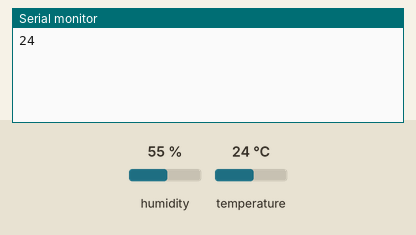
Recording of a sketch running on a simulated Arduino Uno, built with avr-gcc and run on an emulated ATmega328P. Parts: the last lines printed to the serial monitor. The test bench sets the inputs (shaded band); at power-on: temperature 24 °C, humidity 55 %.

Above: at 2.8 s.
2.9 s: temperature set to 12 °C
At 5.0 s:
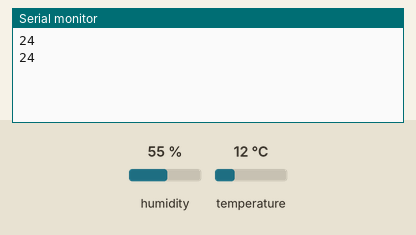
5.6 s: temperature set to 19 °C
At 7.4 s:
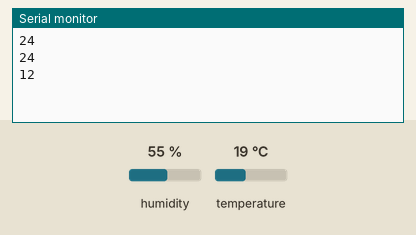
Timing chart, 0 to 8.9 s (numbered marks = the images above; inputs shaded):
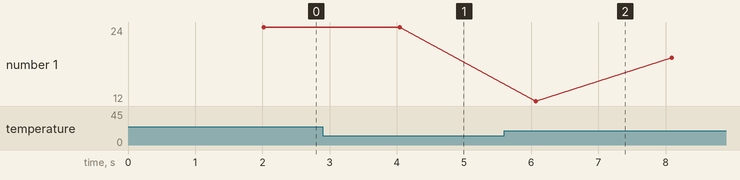

The sketch:

DUAL_ARD_TEMP.ino
```cpp
#include<dht.h>
int temp = A0;
dht a;
void setup()
{
  pinMode(temp,INPUT);
  Serial.begin(9600);
}
void loop()
{
  a.read11(temp);
  delay (2000);
  //Serial.print("Temperature:");
  int temp = a.temperature;
  Serial.println(temp);
  //Serial.print("Humidity:");
  //Serial.println(a.humidity);
}
```

Measured:
- plotted number 1: 24 → 19 after the input at 5.6 s
